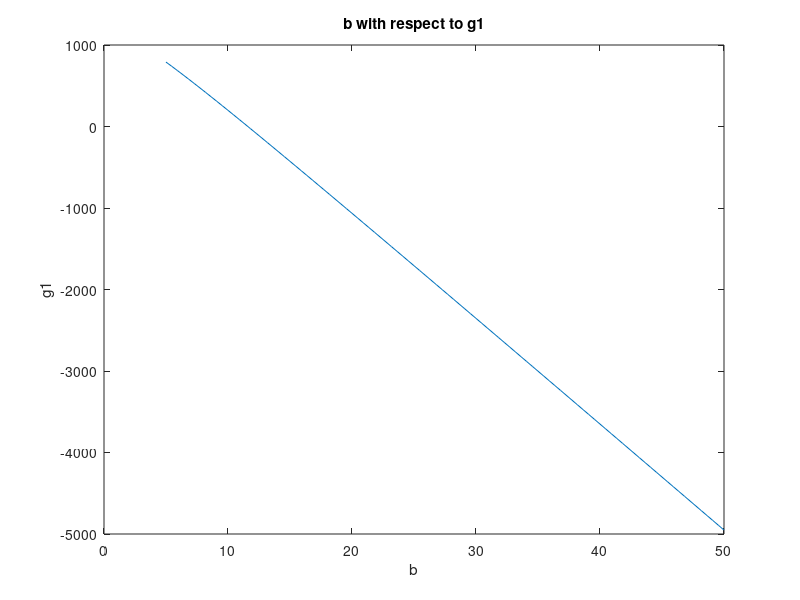
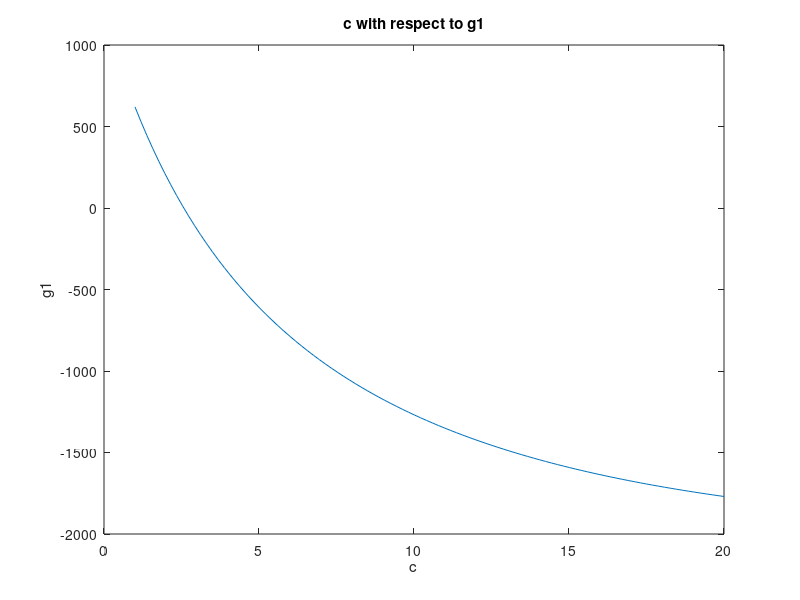
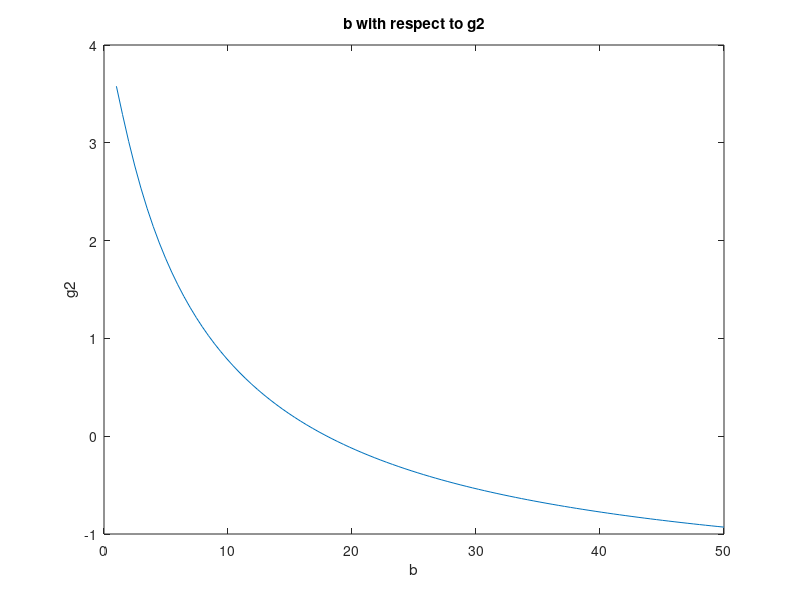
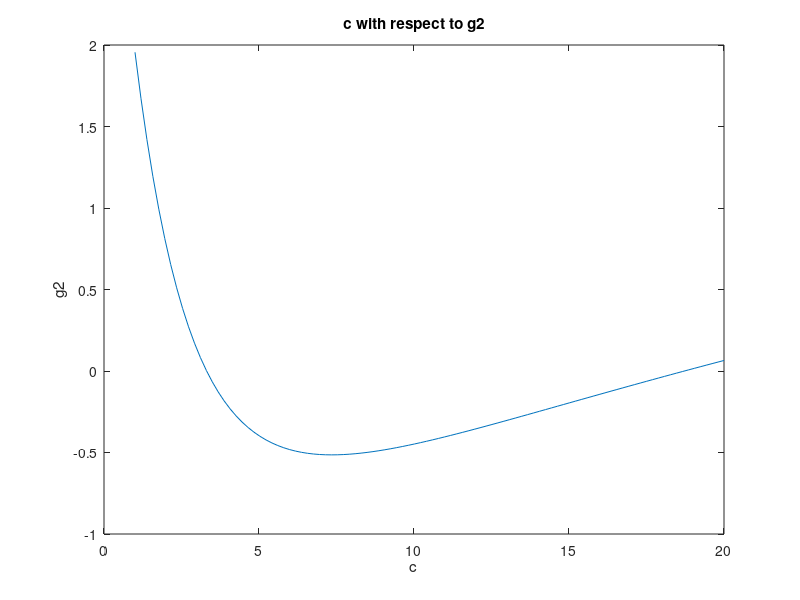

Here is the MATLAB script that generated these plots, in order: (Note: this script raises an error after producing the figures.)
%-- design variables --%
% b = x(1)    
% c = x(2)  
% No = x(3) 
%-- Parameters --%
% LDr = x(4)
% AOA = x(5)
% v = x(6)
% Mp = x(7) 
% h = x(8)
% Rb = x(9)
%-- Line choice values --%
% d = x(10)
% BL = x(11)        
% wpml = x(12)
% cpml = x(13)
%-- Wing choice values --%
% wpmw = x(14)
% cpmw = x(15)


% Monotonicity analysis of b,c with respect to g1,g2
%b with respect to g1
b = linspace(5,50);
szb = size(b);
Lenb = szb(2);
y1 = [];
for i = 1:Lenb;
    val = ((120+(((2*((b(i)*2*pi)/4))+(40*0.4*2))*0.038)+(20*0.8*b(i)*0.00067))*9.81)-((2*pi*0.122)/(1+((2*pi*2/(4*b(i))))))*(0.5*1.22*13.4^2*((pi*2*b(i))/4));
    b(i);
    y1(i) = val;
end
figure
plot(b,y1)
ylabel('g1') 
xlabel('b') 
title('b with respect to g1')

%c with respect to g1
c = linspace(1,20);
szc = size(c);
Lenc = szc(2);
y2 = [];
for i = 1:Lenc;
    val = ((120+(((2*((10*c(i)*pi)/4))+(40*0.4*c(i)))*0.038)+(20*0.8*10*0.00067))*9.81)-((2*pi*0.122)/(1+((2*pi*c(i)/(4*10)))))*(0.5*1.22*13.4^2*((pi*c(i)*10)/4));
    c(i);
    y2(i) = val;
end
figure
plot(c,y2)
ylabel('g1') 
xlabel('c')
title('c with respect to g1')

%b with respect to g2
b2 = linspace(1,50);
szb2 = size(b2);
Lenb2 = szb2(2);
y4 = [];
for i = 1:Lenb2;
    val = 4 -((2*pi*0.122)/(1+((2*pi*2/(4*b2(i))))))/((0.015+(0.5*(0.4/2)))+(((((2*pi*0.122)/(1+((2*pi*2/(4*b2(i))))))^2)*2)/(4*b2(i)))+((4*20*0.8*b2(i)*0.002)/(pi*2*b2(i)))+((4*0.75*0.6)/(pi*2*b2(i))));
    b2(i);
    y4(i) = val;
end
figure
plot(b2,y4)
ylabel('g2') 
xlabel('b') 
title('b with respect to g2')

%c with respect to g2
c2 = linspace(1,20);
szc2 = size(c2);
Lenc2 = szc2(2);
y5 = [];
for i = 1:Lenc2;
    val = 4-((2*pi*0.122)/(1+((2*pi*c2(i)/(4*10)))))/((0.015+(0.5*(0.4/c2(i))))+(((((2*pi*0.122)/(1+((2*pi*c2(i)/(4*10)))))^2)*c2(i))/(4*10))+((4*20*0.8*10*0.002)/(pi*c2(i)*10))+((4*0.75*0.6)/(pi*c2(i)*10)));
    c2(i);
    y5(i) = val;
end
figure
plot(c2,y5)
ylabel('g2') 
xlabel('c') 
title('c with respect to g2')


%Initial optimisation (fmincon for 60 material combinations)
M = readmatrix('Lines.xlsx');
szM = size(M);
LenM = szM(1);

N = readmatrix('wingmaterials.xlsx');
szN = size(N);
LenN = szN(1);

pt = LenN*LenM;
Solutions = zeros(pt,6);

for c = 1:LenN
    for s = 1:LenM
        y = runfmincon(s,c,M,N,5);
        val = ((c-1)*20)+s;
        Solutions(val,1) = c;
        Solutions(val,2) = s;
        Solutions(val,3) = y(1);
        Solutions(val,4) = y(2);
        Solutions(val,5) = y(3);
        Solutions(val,6) = (((2*((y(1)*y(2)*pi)/4))+(40*y(8)*y(2)))*y(15))+(y(3)*y(9)*y(1)*y(13));
    end 
end

%plot of optimal solutions 
for z = 1:20 
    Lm(z) = Solutions(z,2);
    C1(z) = Solutions(z,6);
    C2(z) = Solutions(z+20,6);
    C3(z) = Solutions(z+40,6);
end
figure 
plot(Lm,C1,Lm,C2,Lm,C3)
title('Minimum cost for different material combinations')
ylabel('Cost ($)') 
xlabel('Line material choice') 
legend({'Wing material 1','Wing material 2','Wing material 3'},'Location','northwest')


%Post-optimal analysis 
outputs = []
for AR = 1:12
    y = runfmincon(10,3,M,N,AR);
    output = (((2*((y(1)*y(2)*pi)/4))+(40*y(8)*y(2)))*y(15))+(y(3)*y(9)*y(1)*y(13));
    outputs(AR) = output;
end

xAR = (1:12);
figure 
plot(xAR,outputs)
title('Affect of Aspect ratio on cost')
ylabel('Cost ($)') 
xlabel('Aspect Ratio') 

%ParetoSet
fun = @(x)[(((2*((x(1)*x(2)*pi)/4))+(40*0.4*x(2)))*7.9)+(x(3)*0.8*x(1)*1.15); -1*((2*pi*0.122)/(1+((2*pi*x(2)/(4*x(1))))))/((0.015+(0.5*(0.4/x(2))))+(((((2*pi*0.122)/(1+((2*pi*x(2)/(4*x(1))))))^2)*x(2))/(4*x(1)))+((4*x(3)*0.8*x(1)*0.00095)/(pi*x(2)*x(1)))+((4*0.75*0.6)/(pi*x(2)*x(1))))];
A = [];
b = [];
Aeq = [];
beq = [];
lb = [5 1 10];
ub = [20 10 30];
nonlcon = @nonlinear26;
%Maxgenerations reduced for running time but 1000 used for max accuracy during report
opts_ga = optimoptions('gamultiobj','MaxGenerations',400,'ParetoFraction',0.6,'FunctionTolerance',1e-4,'MaxStallGenerations',200,'PlotFcn','gaplotpareto');
rng default % For reproducibility
[x,fval,exitflag,output,population,scores] = gamultiobj(fun,3,A,b,Aeq,beq,lb,ub,nonlcon,opts_ga);

%Optimal solution optimisers
fprintf('Optimsiers and objective - Wing material, Line material, span, chord, number of lines, Cost')
disp(Solutions(50,:))
